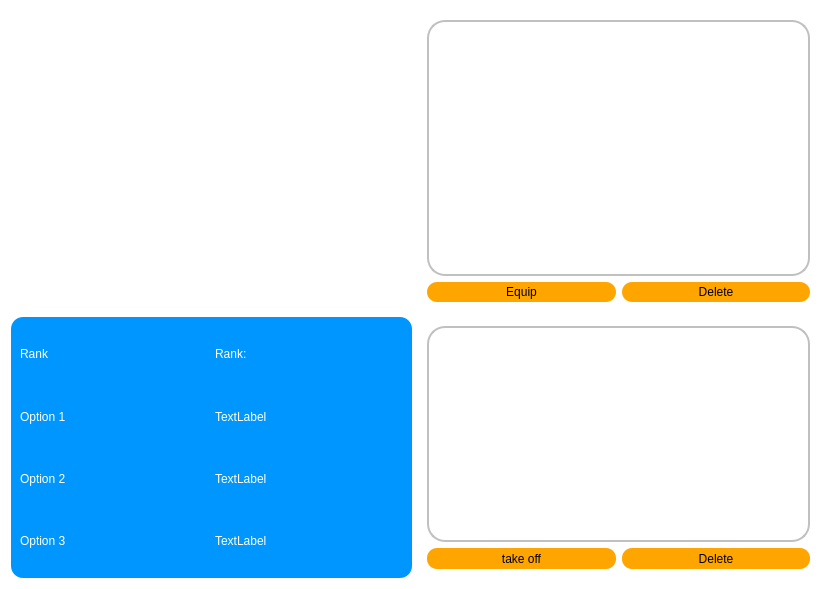
<?xml version="1.0" encoding="UTF-8"?>
<ui version="4.0">
 <class>InventoryWindow</class>
 <widget class="QDialog" name="InventoryWindow">
  <property name="geometry">
   <rect>
    <x>0</x>
    <y>0</y>
    <width>830</width>
    <height>589</height>
   </rect>
  </property>
  <property name="windowTitle">
   <string>Dialog</string>
  </property>
  <property name="styleSheet">
   <string notr="true">background-color:white;</string>
  </property>
  <layout class="QGridLayout" name="gridLayout_2">
   <item row="2" column="0">
    <widget class="QFrame" name="textOption_3">
     <property name="minimumSize">
      <size>
       <width>200</width>
       <height>200</height>
      </size>
     </property>
     <property name="styleSheet">
      <string notr="true">border-radius:12px;
color:white;
background-color:rgb(0, 150, 255);</string>
     </property>
     <property name="frameShape">
      <enum>QFrame::StyledPanel</enum>
     </property>
     <property name="frameShadow">
      <enum>QFrame::Raised</enum>
     </property>
     <layout class="QGridLayout" name="gridLayout_3">
      <item row="5" column="0">
       <widget class="QLabel" name="label_5">
        <property name="text">
         <string>Option 3</string>
        </property>
       </widget>
      </item>
      <item row="5" column="1">
       <widget class="QLabel" name="Option3">
        <property name="text">
         <string>TextLabel</string>
        </property>
       </widget>
      </item>
      <item row="1" column="0">
       <widget class="QLabel" name="textOption">
        <property name="text">
         <string>Option 1</string>
        </property>
       </widget>
      </item>
      <item row="1" column="1">
       <widget class="QLabel" name="Option1">
        <property name="text">
         <string>TextLabel</string>
        </property>
       </widget>
      </item>
      <item row="3" column="0">
       <widget class="QLabel" name="textOption_2">
        <property name="text">
         <string>Option 2</string>
        </property>
       </widget>
      </item>
      <item row="3" column="1">
       <widget class="QLabel" name="Option2">
        <property name="text">
         <string>TextLabel</string>
        </property>
       </widget>
      </item>
      <item row="0" column="0">
       <widget class="QLabel" name="textRank">
        <property name="text">
         <string>Rank</string>
        </property>
       </widget>
      </item>
      <item row="0" column="1">
       <widget class="QLabel" name="Rank">
        <property name="text">
         <string>Rank:</string>
        </property>
       </widget>
      </item>
     </layout>
    </widget>
   </item>
   <item row="2" column="1">
    <widget class="QFrame" name="frame">
     <property name="styleSheet">
      <string notr="true">border:none;</string>
     </property>
     <property name="frameShape">
      <enum>QFrame::StyledPanel</enum>
     </property>
     <property name="frameShadow">
      <enum>QFrame::Raised</enum>
     </property>
     <layout class="QGridLayout" name="gridLayout_4">
      <item row="0" column="0" colspan="2">
       <widget class="QListWidget" name="Equip_Item">
        <property name="minimumSize">
         <size>
          <width>0</width>
          <height>150</height>
         </size>
        </property>
        <property name="styleSheet">
         <string notr="true">border-radius:18px;
background-color:white;
color:black;
border:2px solid silver;</string>
        </property>
       </widget>
      </item>
      <item row="1" column="0">
       <widget class="QPushButton" name="take_off">
        <property name="minimumSize">
         <size>
          <width>0</width>
          <height>21</height>
         </size>
        </property>
        <property name="styleSheet">
         <string notr="true">background-color:orange;
border-radius:10px;</string>
        </property>
        <property name="text">
         <string>take off</string>
        </property>
       </widget>
      </item>
      <item row="1" column="1">
       <widget class="QPushButton" name="Delete_2">
        <property name="minimumSize">
         <size>
          <width>0</width>
          <height>21</height>
         </size>
        </property>
        <property name="styleSheet">
         <string notr="true">background-color:orange;
border-radius:10px;</string>
        </property>
        <property name="text">
         <string>Delete</string>
        </property>
       </widget>
      </item>
     </layout>
    </widget>
   </item>
   <item row="1" column="0">
    <widget class="QLabel" name="label">
     <property name="minimumSize">
      <size>
       <width>300</width>
       <height>300</height>
      </size>
     </property>
     <property name="text">
      <string/>
     </property>
    </widget>
   </item>
   <item row="1" column="1">
    <widget class="QFrame" name="frame_2">
     <property name="minimumSize">
      <size>
       <width>0</width>
       <height>300</height>
      </size>
     </property>
     <property name="styleSheet">
      <string notr="true">border:none;</string>
     </property>
     <property name="frameShape">
      <enum>QFrame::StyledPanel</enum>
     </property>
     <property name="frameShadow">
      <enum>QFrame::Raised</enum>
     </property>
     <layout class="QGridLayout" name="gridLayout">
      <item row="0" column="0" colspan="2">
       <widget class="QListWidget" name="listWidget">
        <property name="minimumSize">
         <size>
          <width>300</width>
          <height>240</height>
         </size>
        </property>
        <property name="styleSheet">
         <string notr="true">border-radius:18px;
background-color:white;
color:black;
border:2px solid silver;</string>
        </property>
       </widget>
      </item>
      <item row="1" column="0">
       <widget class="QPushButton" name="Equip">
        <property name="minimumSize">
         <size>
          <width>0</width>
          <height>20</height>
         </size>
        </property>
        <property name="styleSheet">
         <string notr="true">background-color:orange;
border-radius:10px;</string>
        </property>
        <property name="text">
         <string>Equip</string>
        </property>
       </widget>
      </item>
      <item row="1" column="1">
       <widget class="QPushButton" name="Delete">
        <property name="minimumSize">
         <size>
          <width>0</width>
          <height>20</height>
         </size>
        </property>
        <property name="styleSheet">
         <string notr="true">background-color:orange;
border-radius:10px;</string>
        </property>
        <property name="text">
         <string>Delete</string>
        </property>
       </widget>
      </item>
     </layout>
    </widget>
   </item>
  </layout>
 </widget>
 <resources/>
 <connections/>
</ui>
